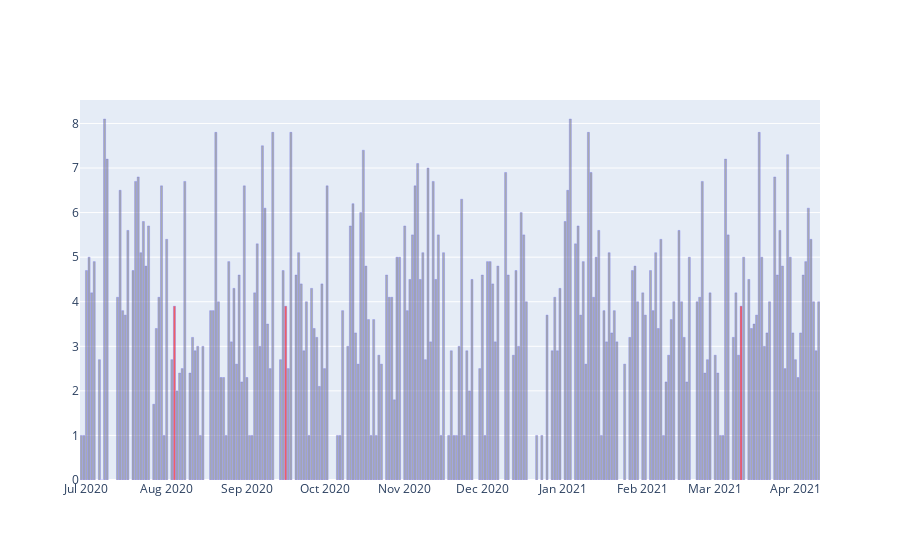

The notebook cell saved with this chart:
### Markdown cell above
## 2. Nos données brutes

### Code cell
fig = go.Figure()
fig.add_trace(go.Bar(x=data_s['dateSeance'], y=data_s['fatigue'], opacity=.6,
                     marker=dict(color=['red' if f==3.9 else 'grey' for f in data_s['fatigue']],
                                 line_color='blue', line_width=.3), name='Fatigue'))
fig

### Figure 1 — Plotly figure (JSON) as saved in the notebook; plotly's stock layout.template omitted (floating-point values rounded to 4 significant figures; data arrays with more than 128 entries replaced by an {"elided": "..."} marker saying what was removed)
{"data": [{"marker": {"color": {"elided": "241 str values"}, "line": {"color": "blue", "width": 0.3}}, "name": "Fatigue", "opacity": 0.6, "type": "bar", "x": {"elided": "241 str values"}, "y": {"elided": "241 float values"}}], "layout": {}}
